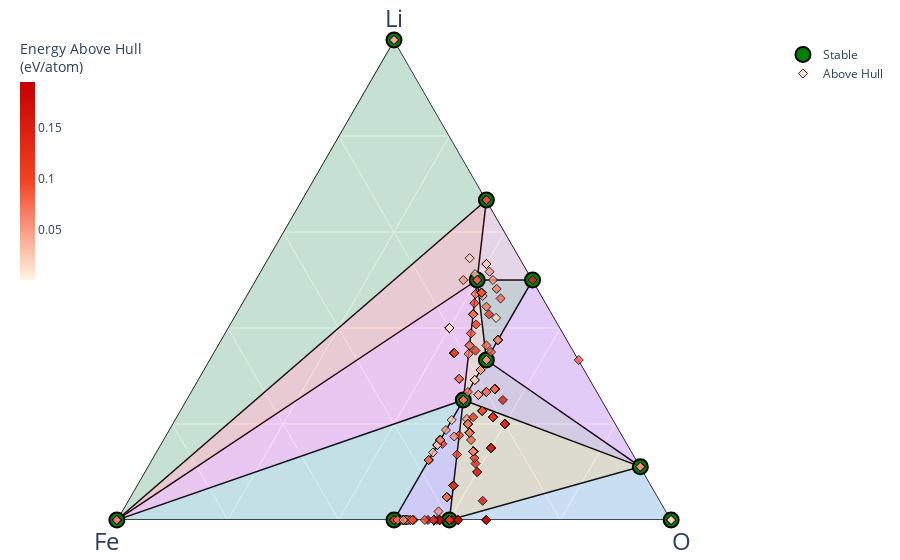

Notebook code for this chart:
### Markdown cell above
Since this is a pymatgen `PhaseDiagram` object, you can visualize the results.

### Code cell
pd.get_plot().show()

### Figure 1 — Plotly figure (JSON) as saved in the notebook; plotly's stock layout.template omitted (floating-point values rounded to 4 significant figures; data arrays with more than 128 entries replaced by an {"elided": "..."} marker saying what was removed)
{"data": [{"a": [40, 0, null, 0, 0, null, 2, 0, null, 4, 40, null, 0, 1, null, 0, 3, null, 2, 40, null, 1, 8, null, 0, 4, null, 1, 4, null, 1, 0, null, 4, 40, null, 2, 3, null, 2, 4, null, 4, 0, null, 0, 0, null, 8, 40, null, 4, 8, null, 4, 8, null, 0, 4, null, 0, 0, null, 1, 4, null], "b": [8, 1, null, 4, 1, null, 0, 1, null, 0, 8, null, 4, 0, null, 1, 0, null, 0, 8, null, 0, 4, null, 4, 4, null, 0, 4, null, 0, 0, null, 4, 8, null, 0, 0, null, 0, 0, null, 4, 1, null, 4, 4, null, 4, 8, null, 0, 4, null, 4, 4, null, 4, 4, null, 4, 0, null, 0, 0, null], "c": [32, 0, null, 4, 0, null, 1, 0, null, 4, 32, null, 6, 8, null, 0, 0, null, 1, 32, null, 8, 12, null, 4, 8, null, 8, 8, null, 8, 8, null, 8, 32, null, 1, 0, null, 1, 4, null, 8, 0, null, 4, 6, null, 12, 32, null, 4, 12, null, 8, 12, null, 6, 8, null, 6, 8, null, 8, 4, null], "hoverinfo": "none", "line": {"color": "black", "width": 1.5}, "mode": "lines", "showlegend": false, "type": "scatterternary"}, {"a": [0, 1, 0], "b": [4, 0, 0], "c": [6, 8, 8], "fill": "toself", "fillcolor": "#2E91E5", "hovertemplate": "<extra></extra>", "line": {"width": 0}, "mode": "lines", "name": "Fe<sub>2</sub>O<sub>3</sub>—LiO<sub>8</sub>—O<sub>2</sub>", "opacity": 0.15, "showlegend": false, "type": "scatterternary"}, {"a": [2, 4, 40], "b": [0, 0, 8], "c": [1, 4, 32], "fill": "toself", "fillcolor": "#E15F99", "hovertemplate": "<extra></extra>", "line": {"width": 0}, "mode": "lines", "name": "Li<sub>2</sub>O—Li<sub>2</sub>O<sub>2</sub>—Li<sub>5</sub>FeO<sub>4</sub>", "opacity": 0.15, "showlegend": false, "type": "scatterternary"}, {"a": [0, 3, 2], "b": [1, 0, 0], "c": [0, 0, 1], "fill": "toself", "fillcolor": "#1CA71C", "hovertemplate": "<extra></extra>", "line": {"width": 0}, "mode": "lines", "name": "Fe—Li—Li<sub>2</sub>O", "opacity": 0.15, "showlegend": false, "type": "scatterternary"}, {"a": [0, 2, 40], "b": [1, 0, 8], "c": [0, 1, 32], "fill": "toself", "fillcolor": "#FB0D0D", "hovertemplate": "<extra></extra>", "line": {"width": 0}, "mode": "lines", "name": "Fe—Li<sub>2</sub>O—Li<sub>5</sub>FeO<sub>4</sub>", "opacity": 0.15, "showlegend": false, "type": "scatterternary"}, {"a": [8, 4, 1], "b": [4, 0, 0], "c": [12, 4, 8], "fill": "toself", "fillcolor": "#DA16FF", "hovertemplate": "<extra></extra>", "line": {"width": 0}, "mode": "lines", "name": "Li<sub>2</sub>FeO<sub>3</sub>—Li<sub>2</sub>O<sub>2</sub>—LiO<sub>8</sub>", "opacity": 0.15, "showlegend": false, "type": "scatterternary"}, {"a": [8, 4, 40], "b": [4, 0, 8], "c": [12, 4, 32], "fill": "toself", "fillcolor": "#222A2A", "hovertemplate": "<extra></extra>", "line": {"width": 0}, "mode": "lines", "name": "Li<sub>2</sub>FeO<sub>3</sub>—Li<sub>2</sub>O<sub>2</sub>—Li<sub>5</sub>FeO<sub>4</sub>", "opacity": 0.15, "showlegend": false, "type": "scatterternary"}, {"a": [0, 4, 1], "b": [4, 4, 0], "c": [6, 8, 8], "fill": "toself", "fillcolor": "#B68100", "hovertemplate": "<extra></extra>", "line": {"width": 0}, "mode": "lines", "name": "Fe<sub>2</sub>O<sub>3</sub>—LiFeO<sub>2</sub>—LiO<sub>8</sub>", "opacity": 0.15, "showlegend": false, "type": "scatterternary"}, {"a": [8, 4, 1], "b": [4, 4, 0], "c": [12, 8, 8], "fill": "toself", "fillcolor": "#750D86", "hovertemplate": "<extra></extra>", "line": {"width": 0}, "mode": "lines", "name": "Li<sub>2</sub>FeO<sub>3</sub>—LiFeO<sub>2</sub>—LiO<sub>8</sub>", "opacity": 0.15, "showlegend": false, "type": "scatterternary"}, {"a": [8, 40, 4], "b": [4, 8, 4], "c": [12, 32, 8], "fill": "toself", "fillcolor": "#EB663B", "hovertemplate": "<extra></extra>", "line": {"width": 0}, "mode": "lines", "name": "Li<sub>2</sub>FeO<sub>3</sub>—Li<sub>5</sub>FeO<sub>4</sub>—LiFeO<sub>2</sub>", "opacity": 0.15, "showlegend": false, "type": "scatterternary"}, {"a": [0, 0, 4], "b": [4, 4, 4], "c": [6, 4, 8], "fill": "toself", "fillcolor": "#511CFB", "hovertemplate": "<extra></extra>", "line": {"width": 0}, "mode": "lines", "name": "Fe<sub>2</sub>O<sub>3</sub>—FeO—LiFeO<sub>2</sub>", "opacity": 0.15, "showlegend": false, "type": "scatterternary"}, {"a": [0, 0, 4], "b": [1, 4, 4], "c": [0, 4, 8], "fill": "toself", "fillcolor": "#00A08B", "hovertemplate": "<extra></extra>", "line": {"width": 0}, "mode": "lines", "name": "Fe—FeO—LiFeO<sub>2</sub>", "opacity": 0.15, "showlegend": false, "type": "scatterternary"}, {"a": [0, 40, 4], "b": [1, 8, 4], "c": [0, 32, 8], "fill": "toself", "fillcolor": "#FB00D1", "hovertemplate": "<extra></extra>", "line": {"width": 0}, "mode": "lines", "name": "Fe—Li<sub>5</sub>FeO<sub>4</sub>—LiFeO<sub>2</sub>", "opacity": 0.15, "showlegend": false, "type": "scatterternary"}, {"a": [40, 0, 0, 2, 4, 0, 1, 3, 8, 4, 0], "b": [8, 1, 4, 0, 0, 4, 0, 0, 4, 4, 0], "c": [32, 0, 4, 1, 4, 6, 8, 0, 12, 8, 8], "cliponaxis": false, "hoverinfo": "text", "hoverlabel": {"font": {"size": 14}}, "hovertext": ["Li<sub>5</sub>FeO<sub>4</sub> (mp-19511-GGA+U) <br>  Formation energy: -2.042 eV/atom <br>  (Stable)<br><br> Li: 0.5<br> Fe: 0.1<br> O: 0.4", "Fe (mp-13-GGA) <br>  Formation energy: 0.0 eV/atom <br>  (Stable)<br><br> Li: 0.0<br> Fe: 1.0<br> O: 0.0", "FeO (mp-1274279-GGA+U) <br>  Formation energy: -1.482 eV/atom <br>  (Stable)<br><br> Li: 0.0<br> Fe: 0.5<br> O: 0.5", "Li<sub>2</sub>O (mp-1960-GGA) <br>  Formation energy: -2.062 eV/atom <br>  (Stable)<br><br> Li: 0.666667<br> Fe: 0.0<br> O: 0.333333", "Li<sub>2</sub>O<sub>2</sub> (mp-841-GGA) <br>  Formation energy: -1.65 eV/atom <br>  (Stable)<br><br> Li: 0.5<br> Fe: 0.0<br> O: 0.5", "Fe<sub>2</sub>O<sub>3</sub> (mp-19770-GGA+U) <br>  Formation energy: -1.707 eV/atom <br>  (Stable)<br><br> Li: 0.0<br> Fe: 0.4<br> O: 0.6", "LiO<sub>8</sub> (mp-1235059-GGA) <br>  Formation energy: -0.427 eV/atom <br>  (Stable)<br><br> Li: 0.111111<br> Fe: 0.0<br> O: 0.888889", "Li (mp-1018134-GGA) <br>  Formation energy: 0.0 eV/atom <br>  (Stable)<br><br> Li: 1.0<br> Fe: 0.0<br> O: 0.0", "Li<sub>2</sub>FeO<sub>3</sub> (mp-774155-GGA+U) <br>  Formation energy: -1.878 eV/atom <br>  (Stable)<br><br> Li: 0.333333<br> Fe: 0.166667<br> O: 0.5", "LiFeO<sub>2</sub> (mp-757614-GGA+U) <br>  Formation energy: -1.945 eV/atom <br>  (Stable)<br><br> Li: 0.25<br> Fe: 0.25<br> O: 0.5", "O<sub>2</sub> (mp-12957-GGA) <br>  Formation energy: 0.0 eV/atom <br>  (Stable)<br><br> Li: 0.0<br> Fe: 0.0<br> O: 1.0"], "marker": {"color": "green", "line": {"color": "black", "width": 2}, "size": 15, "symbol": "circle"}, "mode": "markers", "name": "Stable", "showlegend": true, "type": "scatterternary"}, {"a": {"elided": "273 int values"}, "b": {"elided": "273 int values"}, "c": {"elided": "273 int values"}, "cliponaxis": false, "hoverinfo": "text", "hoverlabel": {"font": {"size": 14}}, "hovertext": {"elided": "273 str values"}, "marker": {"color": {"elided": "273 float values"}, "colorbar": {"len": 0.5, "thickness": 0.02, "thicknessmode": "fraction", "title": {"text": "Energy Above Hull<br>(eV/atom)"}, "x": 0, "xpad": 0, "y": 1, "yanchor": "top", "ypad": 0}, "colorscale": [[0, "#fff5e3"], [0.5, "#f24324"], [1, "#c40000"]], "line": {"color": "black", "width": 1}, "opacity": 0.8, "size": 7, "symbol": "diamond"}, "mode": "markers", "name": "Above Hull", "showlegend": true, "type": "scatterternary"}], "layout": {"autosize": true, "coloraxis": {"colorbar": {"x": 1, "y": 0.05, "yanchor": "top"}}, "margin": {"b": 40, "l": 20, "r": 20, "t": 40}, "paper_bgcolor": "rgba(0,0,0,0)", "plot_bgcolor": "rgba(0,0,0,0)", "showlegend": true, "ternary": {"aaxis": {"layer": "below traces", "showgrid": true, "showticklabels": true, "tickfont": {"color": "rgba(0,0,0,0)", "size": 7}, "title": {"font": {"size": 24}, "text": "Li"}}, "baxis": {"layer": "below traces", "min": 0, "showgrid": true, "showticklabels": true, "tickfont": {"color": "rgba(0,0,0,0)", "size": 7}, "title": {"font": {"size": 24}, "text": "Fe"}}, "caxis": {"layer": "below traces", "min": 0, "showgrid": true, "showticklabels": true, "tickfont": {"color": "rgba(0,0,0,0)", "size": 7}, "title": {"font": {"size": 24}, "text": "O"}}, "sum": 1}}}
